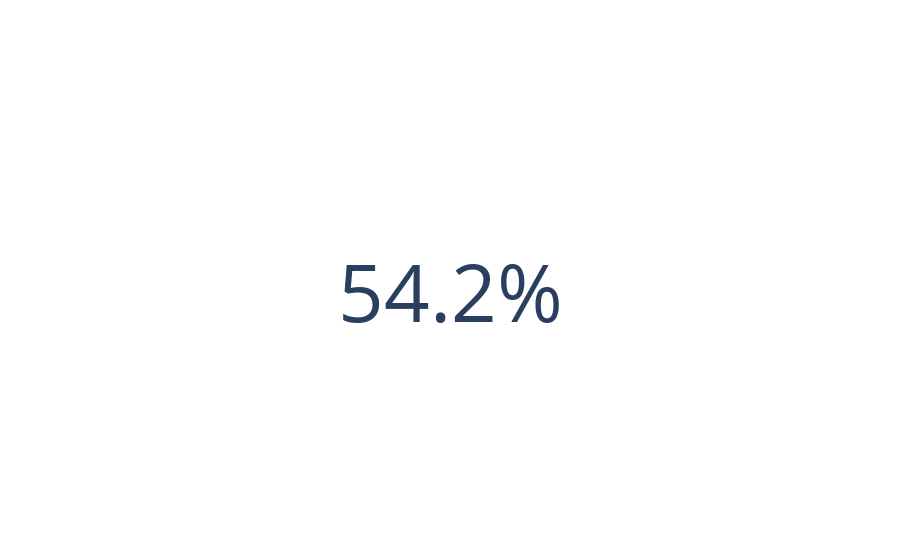

Notebook code cell kept with this figure:
### Markdown cell above
# Modeling

### Code cell
df_model = df.copy()

pipeline_model = Pipeline(
    steps=[
        ('preprocessing', preprocessor_model),
        ('random_forest', DecisionTreeClassifier())
    ]
)

stratKfoldModel = StratifiedKFold(n_splits=3, shuffle=True, random_state=seed)
scoreModel = cross_val_score(estimator=pipeline_model, X=df_model.drop(['salary'], axis=1), y=df_model['salary'], cv=stratKfoldModel, scoring='f1')


card_score(np.mean(scoreModel))

### Figure 1 — Plotly figure (JSON) as saved in the notebook; plotly's stock layout.template omitted (floating-point values rounded to 4 significant figures)
{"data": [{"mode": "number", "number": {"suffix": "%"}, "type": "indicator", "value": 54.16}], "layout": {}}
